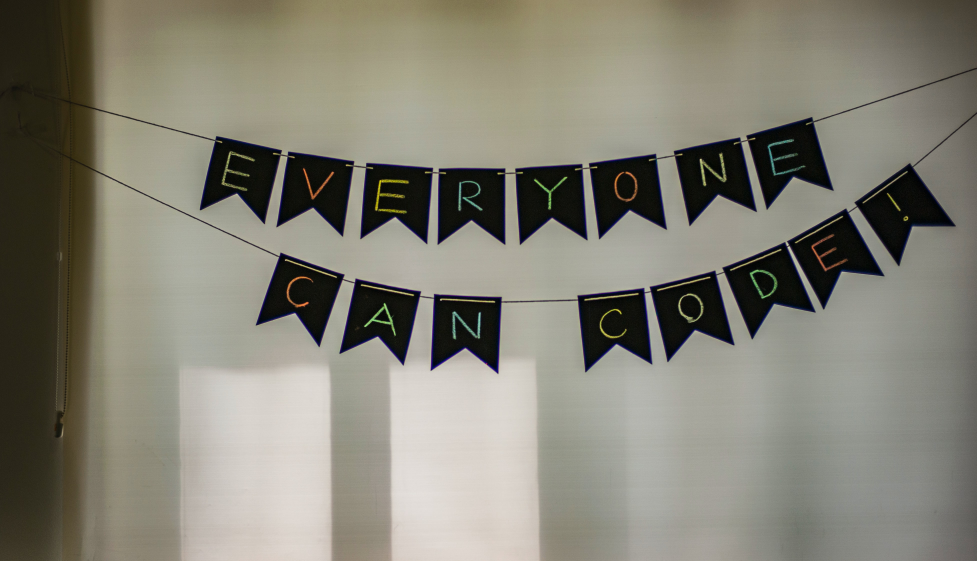
#> input picture Resources/01.jpg, 3907 x 2244 px, found by its file name (shown at 1/4 size)
$ python 04_ConvertToBlack.py
#> lines starting #> are read from the running program, lines starting #| are printed output that depends on the picture; after the words box and inside, x2 and y2 are one past the last pixel; in counts of white or black regions, pixels touching at a corner belong together
#import Dependencies
import cv2 as cv

#reading image
img = cv.imread('F:\\EDUCATION\\Artificial Inteligence\\Computer Vision\\Resources\\01.jpg')
#> img is the input picture: shape (2244, 3907, 3); mean B, G, R 116.6, 129.1, 131.5
img1 = cv.resize(img,(800,600))
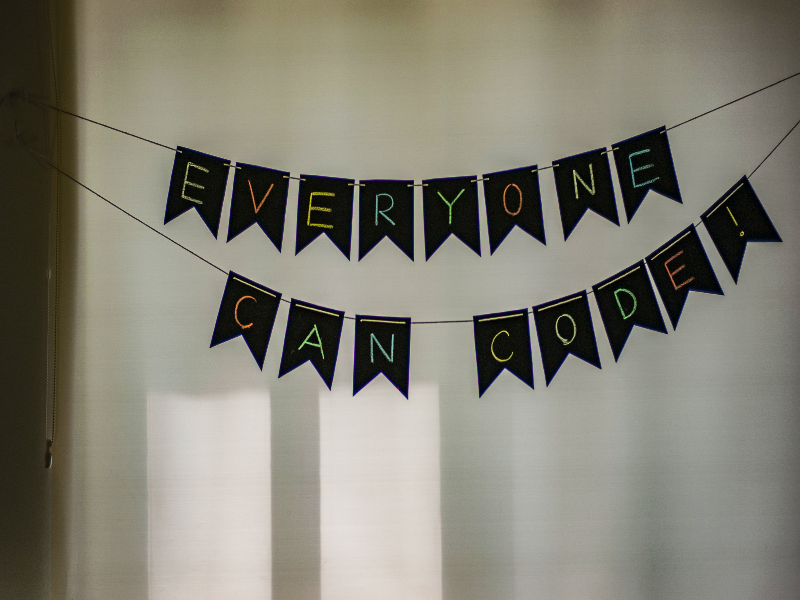
#> img1: shape (600, 800, 3); mean B, G, R 116.5, 128.9, 131.4
img1 = cv.cvtColor(img1,cv.COLOR_BGR2GRAY)
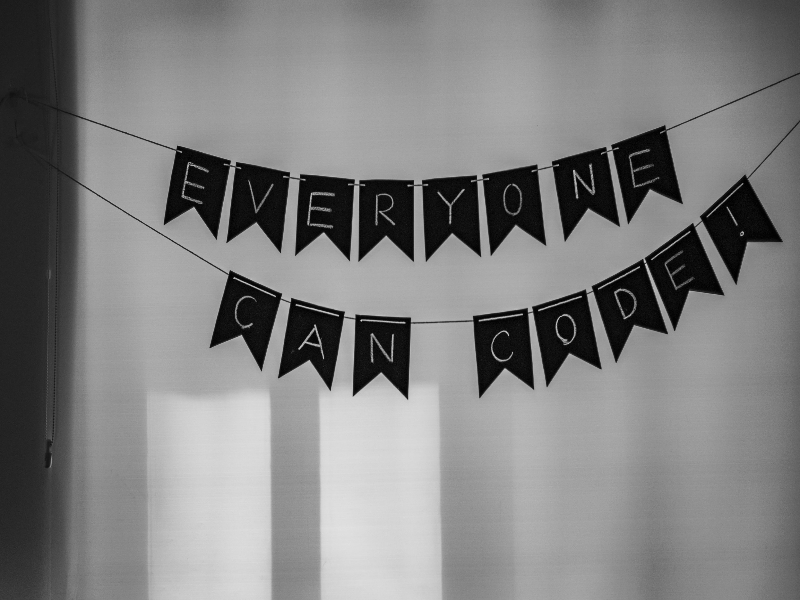
#> img1: shape (600, 800); min 0, max 226, mean 128.3

#conversion
(thresh,binary) = cv.threshold(img1,127,255,cv.THRESH_BINARY)
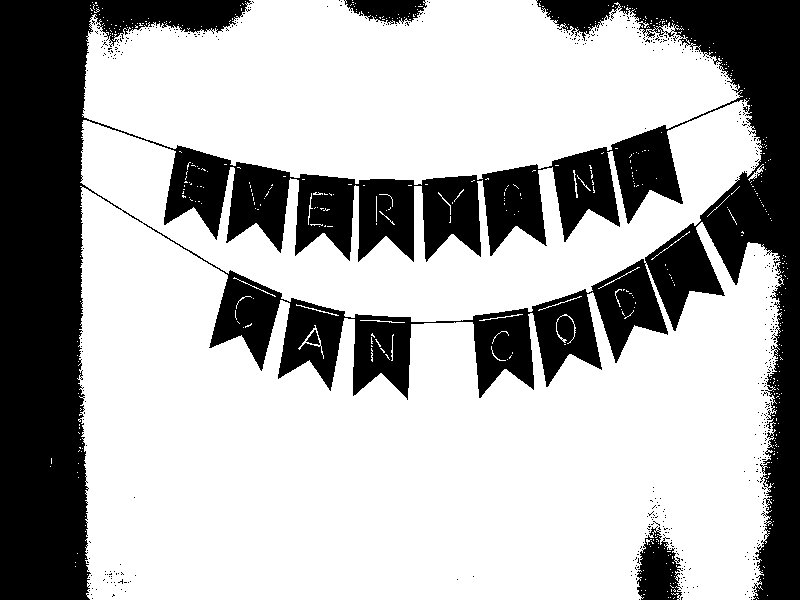
#> binary: shape (600, 800); 68.8% white; 474 black regions (470 under 20 px), largest, box (x1, y1, x2, y2) and area: (0, 0, 800, 600) 145455, (637, 526, 683, 600) 2134, (344, 0, 427, 25) 1332, (306, 330, 320, 345) 106


#show image
cv.imshow('gray',img1)
cv.imshow('picture',binary)
cv.waitKey(0)
cv.destroyAllWindows()

$ run again, with Resources/03.jpg copied over Resources/01.jpg
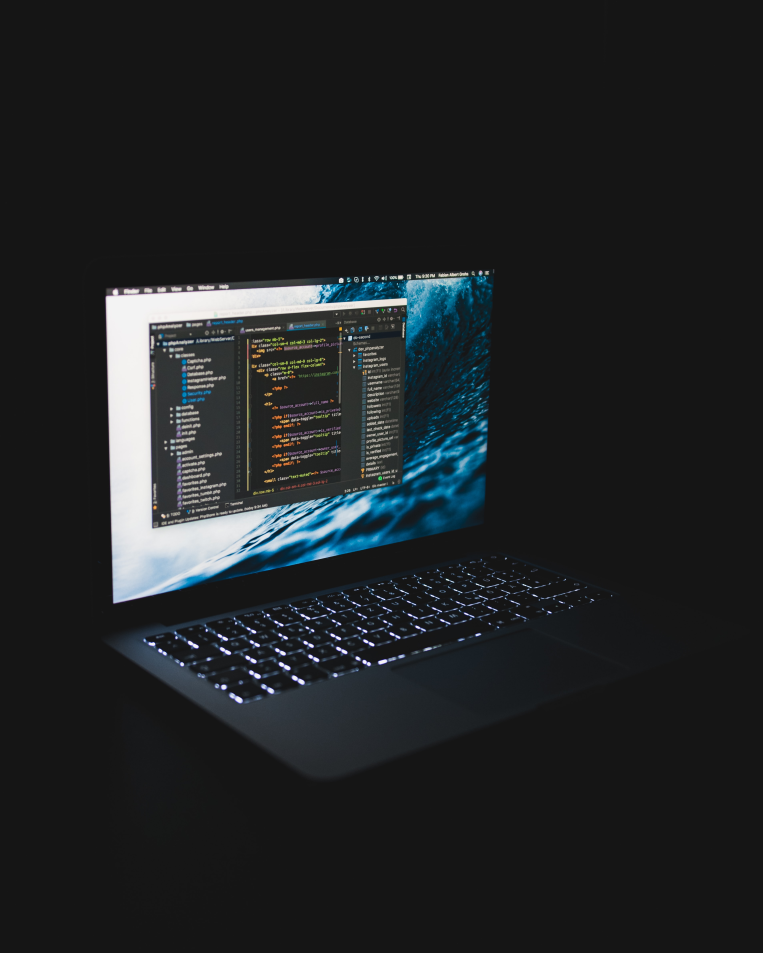
#> input picture Resources/03.jpg, 3811 x 4764 px, found by its file name (shown at 1/5 size)
#> img is the input picture: shape (4764, 3811, 3); mean B, G, R 37, 35.3, 32.3
#> `img1 = cv.cvtColor(img1,cv.COLOR_BGR2GRAY)`:
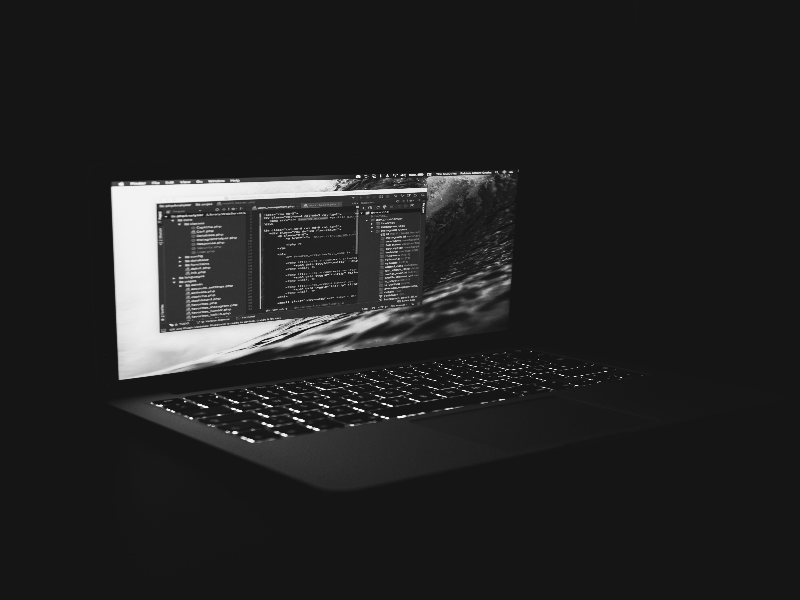
#> img1: shape (600, 800); min 15, max 251, mean 34.6
#> `(thresh,binary) = cv.threshold(img1,127,255,cv.THRESH_BINARY)`:
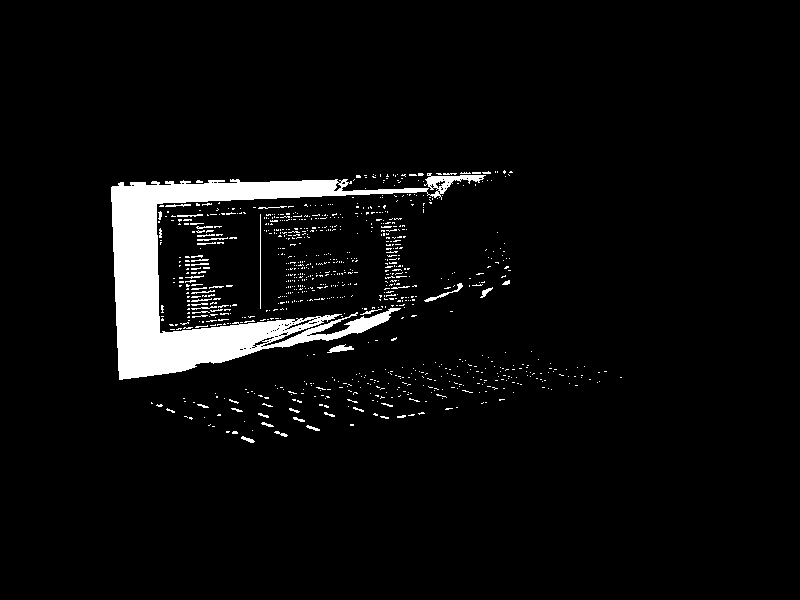
#> binary: shape (600, 800); 4.9% white; 903 white regions (859 under 20 px), largest, box (x1, y1, x2, y2) and area: (111, 173, 486, 380) 18596, (327, 344, 354, 353) 117, (424, 283, 463, 302) 115

$ run again, with Resources/04.jpg copied over Resources/01.jpg
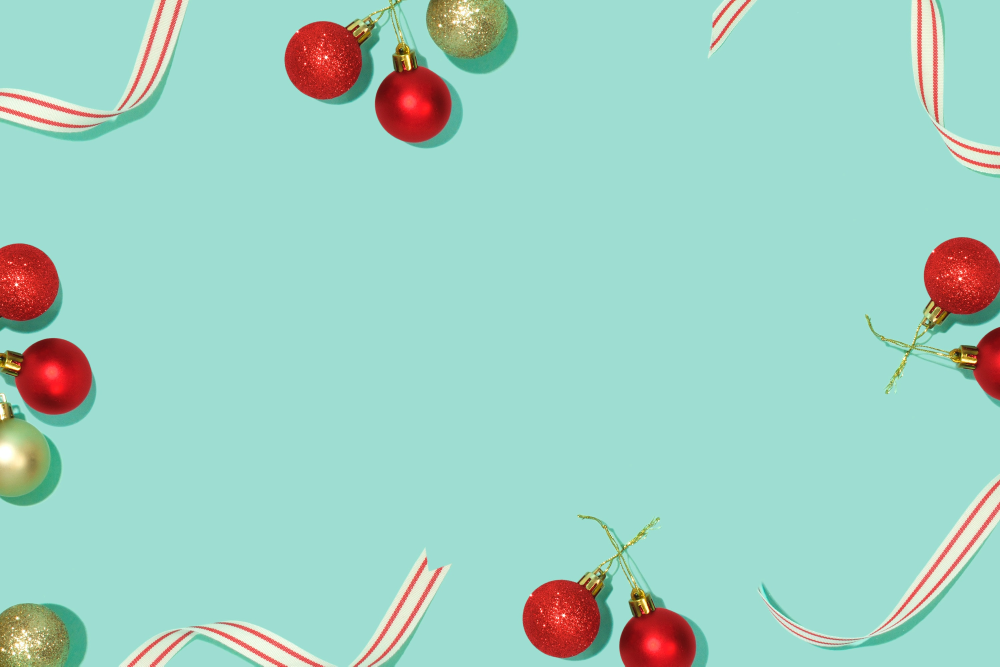
#> input picture Resources/04.jpg, 3000 x 1999 px, found by its file name (shown at 1/3 size)
#> img is the input picture: shape (1999, 3000, 3); mean B, G, R 195.8, 208.2, 159.8
#> `img1 = cv.cvtColor(img1,cv.COLOR_BGR2GRAY)`:
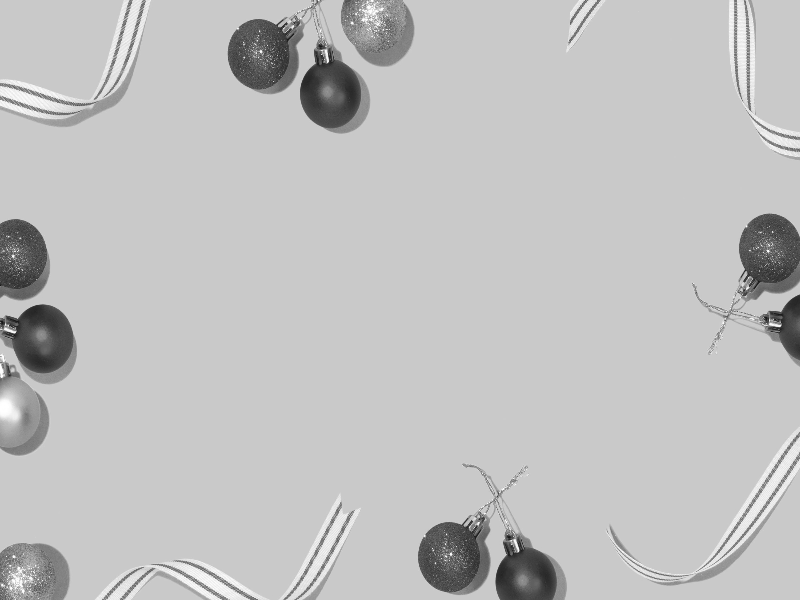
#> img1: shape (600, 800); min 23, max 255, mean 192.4
#> `(thresh,binary) = cv.threshold(img1,127,255,cv.THRESH_BINARY)`:
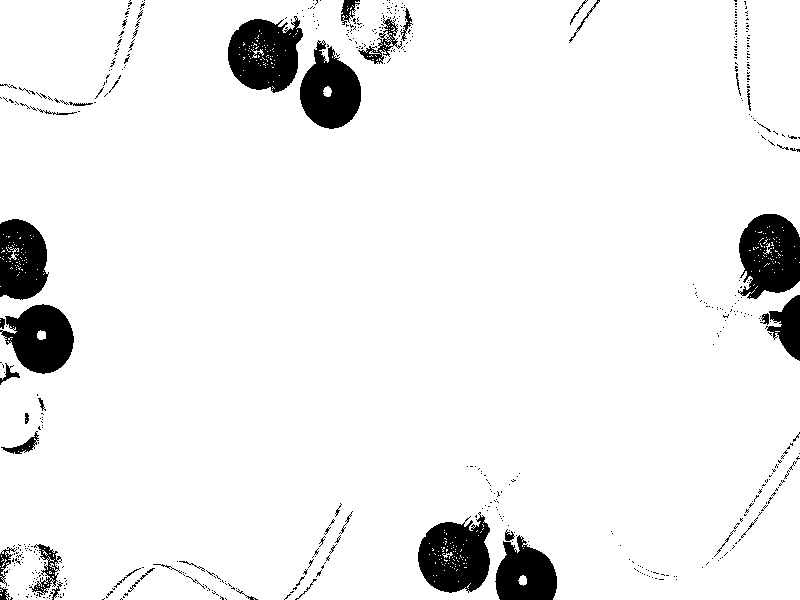
#> binary: shape (600, 800); 93.5% white; 573 black regions (525 under 20 px), largest, box (x1, y1, x2, y2) and area: (418, 512, 490, 593) 4094, (228, 16, 303, 93) 4080, (738, 214, 800, 299) 3979
